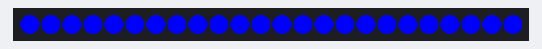
Recording of a sketch running on a simulated ATtiny85, built with avr-gcc and run on an emulated ATtiny85. Shown: 24 RGB LEDs in strip order, left to right. What the sketch prints to the serial monitor is not drawn.

Above: at 0.1 s.
At 1.1 s:
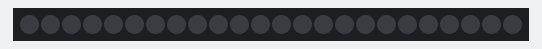

The sketch:

ArcReactorIronMan_V2.ino
```cpp
#include <Adafruit_NeoPixel.h>
#ifdef __AVR__
#include <avr/power.h>
#endif

#define PIN             5

#define NUMPIXELS      24

Adafruit_NeoPixel pixels = Adafruit_NeoPixel(NUMPIXELS, PIN, NEO_GRB + NEO_KHZ800);

int delayval = 50; // delay for half a second

void setup() {
#if defined (__AVR_ATtiny85__)
  if (F_CPU == 16000000) clock_prescale_set(clock_div_1);
#endif

  pixels.begin(); // This initializes the NeoPixel library.
  Serial.begin(115200);
}

void test() {
  for (int i = 0; i < NUMPIXELS; i++) {
    pixels.setPixelColor(i, pixels.Color(0, 0, 255));
    pixels.setBrightness(255);
    pixels.show();
    delay(delayval);
  }
}


void turnOffStrip() {
  for (int i = 0; i < NUMPIXELS; i++) {
    turnOff(i);
  }
}

void turnOnStrip() {
  for (int i = 0; i < NUMPIXELS; i++) {
    turnOn(i);
  }
}

void turnOn(int index) {
  pixels.setPixelColor(index, 0, 0, 255);
  pixels.setBrightness(255);
  pixels.show();
}

void turnOff(int index) {
  pixels.setPixelColor(index, pixels.Color(0, 0, 0));
  pixels.setBrightness(255);
  pixels.show();
}

void stripFadeIn(int delayInterval) {
  for (int i = 0; i < NUMPIXELS; i++) {
    pixels.setPixelColor(i, pixels.Color(0, 0, 255));
    pixels.setBrightness(255);
    pixels.show();
    Serial.println(i);
  }
  delay(1000);
  for (int i = 0; i < 255; i++) {
    pixels.setBrightness(i);
    pixels.show();
    delay(delayInterval);
    Serial.println(i);
  }

}

void stripFadeOut(int delayInterval) {
  for (int i = 255; i > 0; i--) {
    pixels.setPixelColor(i, 0, 0, 255);
    pixels.setBrightness(i);
    pixels.show();
    delay(delayInterval);
  }
}
void loop() {
  //  turnOffStrip();
  //
  stripFadeIn(50);

  //  turnOnStrip();
  //  delay(10);
  //  turnOffStrip();
  //  delay(10);

  //  stripFadeOut(100);
}
```

Measured:
- what the display in image 1 shows lasts 13.6 s, from 1.1 s to 14.7 s
